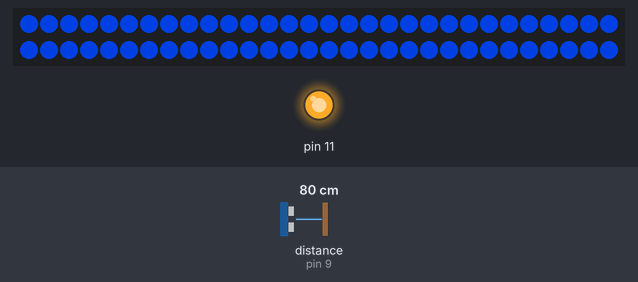
The sketch below on a simulated Arduino Uno, built with avr-gcc and run on an emulated ATmega328P. On the bench: 60 RGB LEDs in strip order, left to right, continuing on the next row, output pins drawn as LEDs (lit = HIGH). Inputs (shaded band) come from the test bench; at power-on: distance to the obstacle (sensor on pin 9) 80 cm. The echo pulse lasts 58.3 µs per cm; dim RGB values are drawn brighter than linear.

Above: at 2.9 s.
3.0 s: distance to the obstacle (sensor on pin 9) set to 2 cm
At 6.8 s:
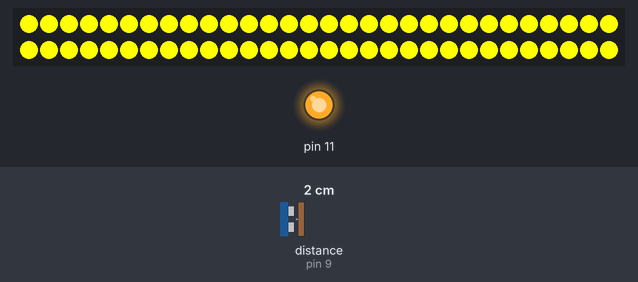
7.0 s: distance to the obstacle (sensor on pin 9) set to 9 cm
At 10.9 s:
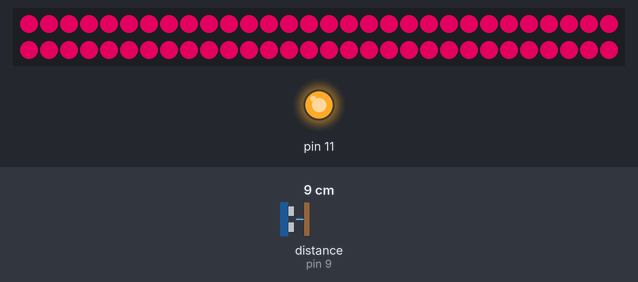
11.1 s: distance to the obstacle (sensor on pin 9) set to 18 cm
At 14.9 s:
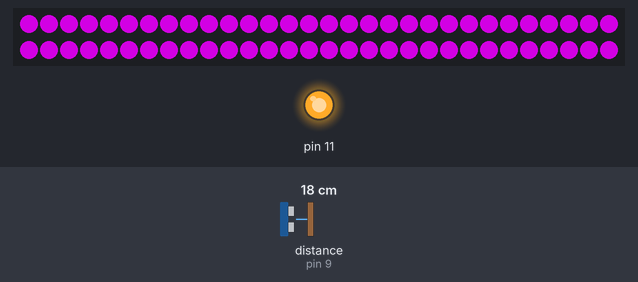
15.2 s: distance to the obstacle (sensor on pin 9) set to 120 cm
At 19.1 s:
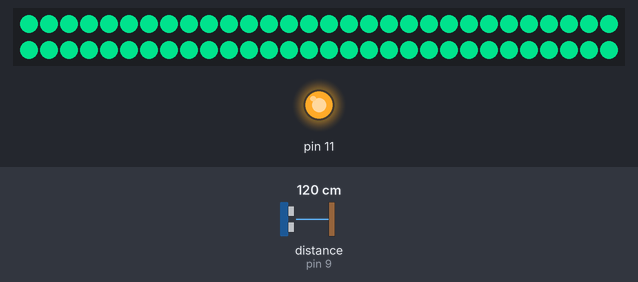
19.3 s: distance to the obstacle (sensor on pin 9) set to 90 cm
22.1 s: distance to the obstacle (sensor on pin 9) set to 82 cm
At 23.21 s:
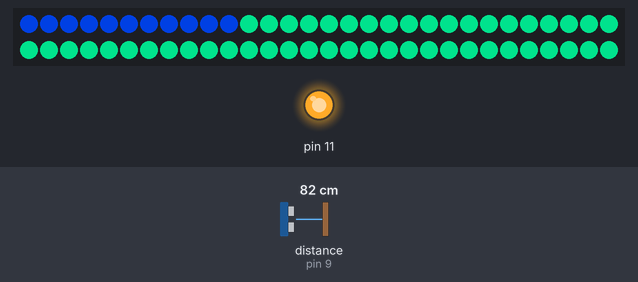
Timing chart, 0 to 25.1 s (numbered marks = the images above; inputs shaded):
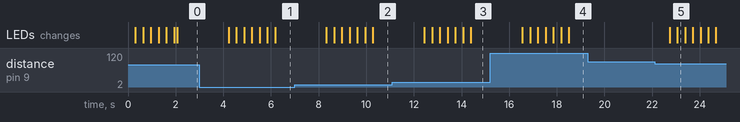

The sketch:

hole.ino
```cpp
#include <Arduino.h>
#include <Adafruit_NeoPixel.h>
#include <Wire.h>
#include <NewPing.h>

#define PIN 12

#define TRIGGER_PIN 8
#define ECHO_PIN 9
#define MAX_DIS 400

NewPing sonar(TRIGGER_PIN, ECHO_PIN, MAX_DIS);

// Parameter 1 = number of pixels in strip
// Parameter 2 = pin number (most are valid)
// Parameter 3 = pixel type flags, add together as needed:
//   NEO_KHZ800  800 KHz bitstream (most NeoPixel products w/WS2812 LEDs)
//   NEO_KHZ400  400 KHz (classic 'v1' (not v2) FLORA pixels, WS2811 drivers)
//   NEO_GRB     Pixels are wired for GRB bitstream (most NeoPixel products)
//   NEO_RGB     Pixels are wired for RGB bitstream (v1 FLORA pixels, not v2)
Adafruit_NeoPixel strip = Adafruit_NeoPixel(60, PIN, NEO_GRB + NEO_KHZ800);

void setup()
{
  strip.begin();
  strip.show(); // Initialize all pixels to 'off'

  pinMode(11, OUTPUT);
  digitalWrite(11, HIGH);

  Serial.begin(115200);
}

void loop()
{
  delay(100);
  unsigned int uS = sonar.ping();

  // Some example procedures showing how to display to the pixels:
  if (uS >= 5000)
  {
    colorWipe(strip.Color(0, 167, 104), 30);
  }
  else if (uS >= 3000 && uS < 5000)
  {
    colorWipe(strip.Color(0, 47, 167), 30);
  }
  else if (uS >= 2000 && uS < 3000)
  {
    colorWipe(strip.Color(65, 0, 167), 30);
  }
  else if (uS >= 1000 && uS < 2000)
  {
    colorWipe(strip.Color(155, 0, 167), 30);
  }
  else if (uS >= 500 && uS < 1000)
  {
    colorWipe(strip.Color(167, 0, 69), 30);
  }
  else
  {
    colorWipe(strip.Color(255, 255, 0), 30);
  }
}

void transition(uint32_t c1, uint32_t c2)
{
  if (c1 > c2)
  {
    uint32_t m = c1;
    c1 = c2;
    c2 = m;
  }

  for (uint32_t i = c1; i < c2; i++)
  {
    colorWipe(i, 10);
  }
}

// Fill the dots one after the other with a color
void colorWipe(uint32_t c, uint8_t wait)
{
  for (uint16_t i = 0; i < strip.numPixels(); i++)
  {
    strip.setPixelColor(i, c);
    strip.show();
    delay(wait);
  }
}

void rainbow(uint8_t wait)
{
  uint16_t i, j;

  for (j = 0; j < 256; j++)
  {
    for (i = 0; i < strip.numPixels(); i++)
    {
      strip.setPixelColor(i, Wheel((i + j) & 255));
    }
    strip.show();
    delay(wait);
  }
}

// Slightly different, this makes the rainbow equally distributed throughout
void rainbowCycle(uint8_t wait)
{
  uint16_t i, j;

  for (j = 0; j < 256 * 5; j++)
  { // 5 cycles of all colors on wheel
    for (i = 0; i < strip.numPixels(); i++)
    {
      strip.setPixelColor(i, Wheel(((i * 256 / strip.numPixels()) + j) & 255));
    }
    strip.show();
    delay(wait);
  }
}

// Input a value 0 to 255 to get a color value.
// The colours are a transition r - g - b - back to r.
uint32_t Wheel(byte WheelPos)
{
  if (WheelPos < 85)
  {
    return strip.Color(WheelPos * 3, 255 - WheelPos * 3, 0);
  }
  else if (WheelPos < 170)
  {
    WheelPos -= 85;
    return strip.Color(255 - WheelPos * 3, 0, WheelPos * 3);
  }
  else
  {
    WheelPos -= 170;
    return strip.Color(0, WheelPos * 3, 255 - WheelPos * 3);
  }
}
```

Measured:
- the behaviour switches between 86 and 85 cm on distance to the obstacle (sensor on pin 9) (found by bisection; images 4 and 5)
- after the input at 3.0 s, the LEDs: first change after 1.2 s (image 1 shows a later state)
- after the input at 7.0 s, the LEDs: first change after 1.3 s (image 2 shows a later state)
- after the input at 11.1 s, the LEDs: first change after 1.3 s (image 3 shows a later state)
- after the input at 15.2 s, the LEDs: first change after 1.4 s (image 4 shows a later state)
- after the input at 19.3 s, every drawn part: stays the same
- after the input at 22.1 s, the LEDs: first change after 0.63 s (image 5 shows a later state)
